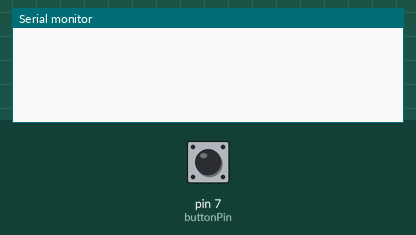
This sketch was run on a simulated Arduino Uno, built with avr-gcc and run on an emulated ATmega328P. Parts: the last lines printed to the serial monitor. Inputs (shaded band) come from the test bench; at power-on: pin 7 (buttonPin) LOW.

Above: at 1.2 s.
1.3 s: pin 7 (buttonPin) pulled HIGH for 0.15 s
At 2.0 s:
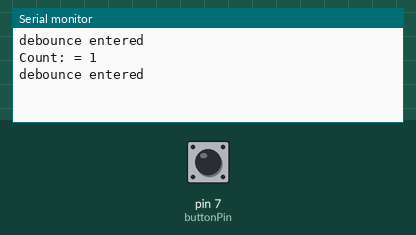
2.9 s: pin 7 (buttonPin) pulled HIGH for 1 s
At 3.7 s:
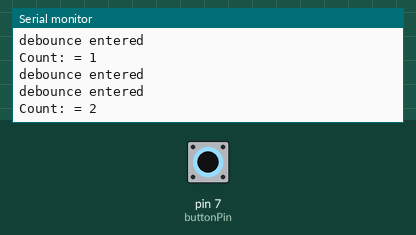
5.4 s: pin 7 (buttonPin) pulled HIGH for 0.15 s
At 6.4 s:
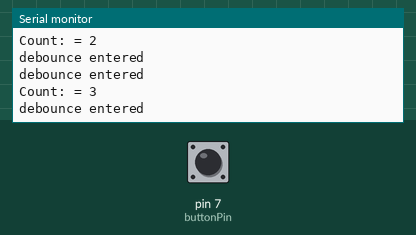

The sketch:

sketch_jul20a.ino
```cpp
int buttonPin = 7;

unsigned long lastDebounceTime = 0;  // the last time the output pin was toggled
unsigned long debounceDelay = 5;    // the debounce time; increase if the output flickers
boolean lastButtonStatus = LOW;
boolean buttonStatus = LOW;
unsigned long count = 0;

void setup() {
  // put your setup code here, to run once:
  Serial.begin(9600);
  pinMode(buttonPin, INPUT);
}

boolean debounce(boolean reading){
  if (reading != lastButtonStatus) {
    // reset the debouncing timer
    lastDebounceTime = millis();
  }

  if ((millis() - lastDebounceTime) > debounceDelay) {
    // whatever the reading is at, it's been there for longer than the debounce
    // delay, so take it as the actual current state:
    // if the button state has changed:
    if (reading != buttonStatus) {
      Serial.println("debounce entered");
      buttonStatus = reading;
      return buttonStatus;
    }
  }
  return LOW;
}

void loop() {
  // put your main code here, to run repeatedly:
  int reading = digitalRead(buttonPin);

  if (debounce(reading) == HIGH) {
    // whatever the reading is at, it's been there for longer than the debounce
    // delay, so take it as the actual current state:
    // if the button state has changed:
    count += 1;
    Serial.print("Count: = ");
    Serial.println(count);
  }

  lastButtonStatus = reading;
}
```

Measured:
- after the input at 1.3 s, the serial monitor: prints a new line at once (image 1)
- after the input at 2.9 s, the serial monitor: prints a new line at once (image 2)
- after the input at 5.4 s, the serial monitor: prints a new line at once (image 3)
